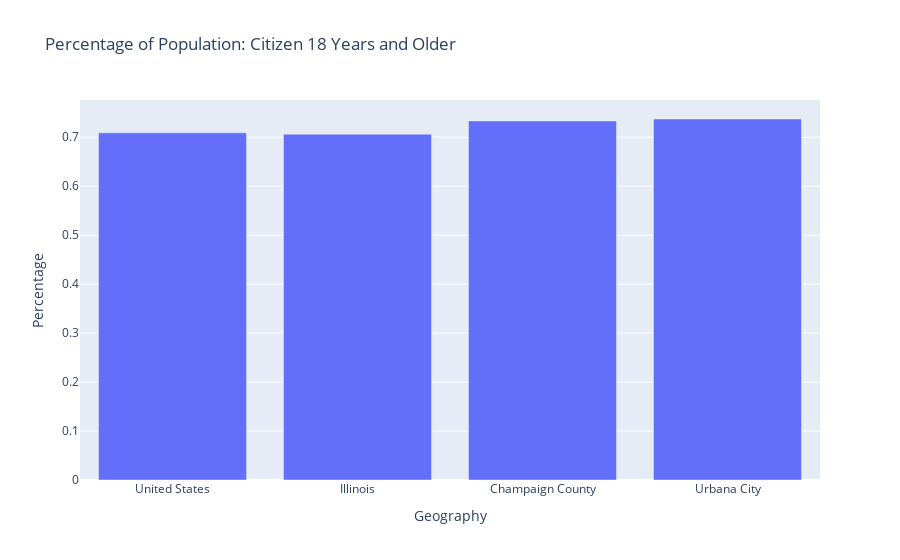

This figure's notebook cell:
### Code cell
data = {
    "citizen": demo_data.percent_citizen_18.to_list(),
    "labels": [
        "United States",
        "Illinois",
        "Champaign County",
        "Urbana City"
    ]
}

fig1 = go.Figure(
    data = [
        go.Bar(
            name="Citizen",
            x=data["labels"],
            y=data["citizen"],
            offsetgroup=0,
        ),
    ],
    layout=go.Layout(
        title="Percentage of Population: Citizen 18 Years and Older",
        yaxis_title="Percentage",
        xaxis_title="Geography"
    )
)
fig1.show()

### Figure 1 — Plotly figure (JSON) as saved in the notebook; plotly's stock layout.template omitted (floating-point values rounded to 4 significant figures)
{"data": [{"name": "Citizen", "offsetgroup": "0", "type": "bar", "x": ["United States", "Illinois", "Champaign County", "Urbana City"], "y": [0.7089, 0.7063, 0.7333, 0.7372]}], "layout": {"title": {"text": "Percentage of Population: Citizen 18 Years and Older"}, "xaxis": {"title": {"text": "Geography"}}, "yaxis": {"title": {"text": "Percentage"}}}}
